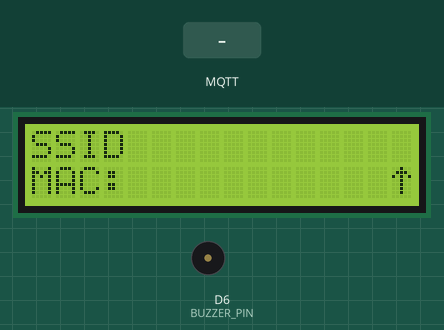
A sketch run on a simulated ESP8266 (NodeMCU). Shown: 16×2 character LCD, buzzer (waves = sounding, pin HIGH). The inputs (shaded band) are chosen by the test bench. WiFi joins after 1.5 s; servers stay silent unless stated; random numbers use the default seed unless the sketch sets one; no MQTT or app messages arrive unless stated; what the sketch prints to the serial monitor is not drawn.

Above: at 0.2 s.
At 1.2 s:
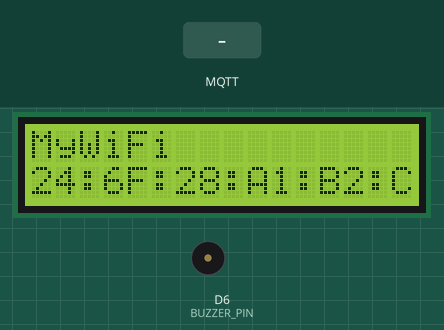
At 3.4 s:
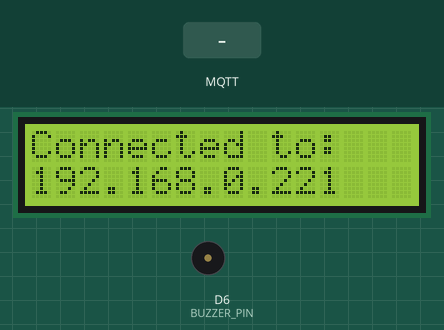
3.5 s: MQTT message "1" arrives on the first subscribed topic
Timing chart, 0 to 6.5 s (numbered marks = the images above; inputs shaded):
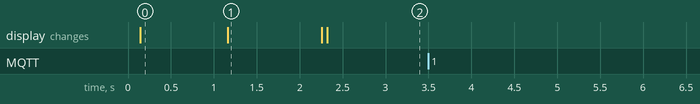

The sketch:

sauna_display.ino
```cpp
/*
 * Adapted from: https://github.com/garo/cottage-iot-files/blob/master/lcd-display.ino
 */

#include <ESP8266WiFi.h>
#include <LiquidCrystal_I2C.h>
#include <PubSubClient.h>
#include <math.h>

#include "settings.h"

#define BUZZER_PIN D6

LiquidCrystal_I2C lcd(0x3F, 16, 2);

byte up_arrow[8] = {
  B00100,
  B01110,
  B10101,
  B00100,
  B00100,
  B00100,
  B00100,
  B00000,
};

byte down_arrow[8] = {
  B00100,
  B00100,
  B00100,
  B00100,
  B10101,
  B01110,
  B00100,
  B00000,
};

byte degree_symbol[] = {
  B00110,
  B01001,
  B01001,
  B00110,
  B00000,
  B00000,
  B00000,
  B00000,
};

// Defined in settings.h
const char* ssid = WIFI_SSID;
const char* password = WIFI_PASSWORD;
const char* mqtt_server = MQTT_SERVER;
const int mqtt_port = MQTT_PORT;

byte beeps = 0;
byte rolling_pos = 0;
const char rolling[] = "|/-\\";

String path = "koti/displays/";
unsigned long last_message_time = 0;

WiFiClient espClient;
PubSubClient client(espClient);

/**
 * Play a pattern of alternating beeps and pauses.
 * Example: 20 200 20 200 20
 */
void beep(char *pattern) {
  char *token;
  int state = 0;

  for (token = strtok(pattern, " "); token != NULL; token = strtok(NULL, " ")) {
    int value = atoi(token);
    // Prevent overly long delays
    if (value > 3000) value = 3000;

    state ^= 1;

    digitalWrite(BUZZER_PIN, state ? HIGH : LOW);
    delay(value);
  }
  digitalWrite(BUZZER_PIN, LOW);
}

void callback(char* topic, byte* payload, unsigned int length) {
  Serial.print("Message arrived [");
  Serial.print(topic);
  Serial.print("] ");
  String str("                    ");
  for (int i = 0; i < length; i++) {
    Serial.print((char)payload[i]);
    str[i] = (char)payload[i];
  }
  Serial.println();

  String subpath(topic);
  subpath = subpath.substring(path.length() - 1);
  Serial.println("subpath: " + subpath);

  if (subpath != 0 && subpath.equals("backlight")) {
    if ((char)payload[0] == '1') {
      lcd.backlight();
    } else if ((char)payload[0] == '0') {
      lcd.noBacklight();
    }
  }


  if (subpath != 0 && subpath.equals("r0")) {
    last_message_time = millis();
    lcd.setCursor(0, 0);
    lcd.print(str);
  }

  if (subpath != 0 && subpath.equals("r1")) {
    last_message_time = millis();
    lcd.setCursor(0, 1);
    lcd.print(str);
  }

  if (subpath != 0 && subpath.equals("r2")) {
    last_message_time = millis();
    lcd.setCursor(0, 2);
    lcd.print(str);
  }

  if (subpath != 0 && subpath.equals("r3")) {
    last_message_time = millis();
    lcd.setCursor(0, 3);
    lcd.print(str);
  }

  if (subpath != 0 && subpath.equals("clear")) {
    last_message_time = millis();
    lcd.clear();
  }

  if (subpath != 0 && subpath.equals("beep")) {
    last_message_time = millis();
    beep((char *)payload);
  }

}

void reconnect() {
  // Loop until we're reconnected

  while (!client.connected()) {
    // Create a random client ID
    String clientId = "ESP8266Client-";
    clientId += String(random(0xffff), HEX);

    Serial.printf("Attempting MQTT connection to %s:%d from my ip\n", mqtt_server, mqtt_port);
    Serial.println(WiFi.localIP());
    lcd.setCursor(0, 0);
    lcd.print("Connecting MQTT:");
    lcd.setCursor(0, 1);
    lcd.print("                ");
    lcd.setCursor(0, 1);
    lcd.print(mqtt_server);
    /*
    lcd.print("as client:      ");
    lcd.setCursor(0, 3);
    lcd.print("                ");
    lcd.setCursor(0, 3);
    lcd.print(clientId);
    */
    // Attempt to connect
    if (client.connect(clientId.c_str())) {
      Serial.println("connected");
     lcd.setCursor(0, 0);
     lcd.print("Connected to:   ");

      // Once connected, publish an announcement...
      client.publish("nest/new_displays", path.c_str());
      // ... and resubscribe
      client.subscribe(path.c_str());
      Serial.println("Subscribed to " + path);
    } else {
      Serial.print("failed, rc=");
      Serial.print(client.state());
      Serial.println(" try again in 5 seconds");
      lcd.setCursor(0, 0);
      lcd.print("failed          ");
      lcd.setCursor(0, 1);
      lcd.print("                ");
      lcd.setCursor(0, 1);
      lcd.print(client.state());

      // Wait 5 seconds before retrying
      delay(5000);
    }
  }
}


void setup() {
  Serial.begin(115200);
  Serial.setDebugOutput(true);
  delay(10);
  Serial.println("Setup( )");

  pinMode(BUZZER_PIN, OUTPUT);
  digitalWrite(BUZZER_PIN, LOW);

  byte count = 0;

  Wire.begin();
  for (byte i = 1; i < 120; i++)
  {
    Wire.beginTransmission (i);
    if (Wire.endTransmission () == 0)
      {
      Serial.print ("Found address: ");
      Serial.print (i, DEC);
      Serial.print (" (0x");
      Serial.print (i, HEX);
      Serial.println (")");
      count++;
      delay (1);  // maybe unneeded?
      } // end of good response
  } // end of for loop
  Serial.println ("Done.");
  Serial.print ("Found ");
  Serial.print (count, DEC);
  Serial.println (" device(s).");


  lcd.init();   // initializing the LCD
  lcd.createChar(1, up_arrow);
  lcd.createChar(2, down_arrow);
  lcd.createChar(3, degree_symbol);
  lcd.backlight(); // Enable or Turn On the backlight
  lcd.setCursor(0, 0);
  lcd.print("SSID           \0");
  lcd.setCursor(0, 1);
  lcd.print("MAC:           \1");

  WiFi.hostname("SaunaDisplay");
  WiFi.setPhyMode(WIFI_PHY_MODE_11N);
  WiFi.persistent(false);
  WiFi.setOutputPower(15.0);
  WiFi.begin(ssid, password);

  delay(1000);
  lcd.setCursor(0, 0);
  lcd.print(ssid);
  lcd.setCursor(0, 1);
  lcd.print(WiFi.macAddress());
  Serial.println("LCD started");

  byte i = 0;
  while (WiFi.status() != WL_CONNECTED) {
    delay(1000);
    i++;
    Serial.printf("Trying to connect to %s with pass %s\n", ssid, password);
    lcd.setCursor(15, 0);
    lcd.print(rolling[rolling_pos++]);
    if (rolling_pos >= sizeof(rolling)-2) {
      rolling_pos = 0;
    }
    if (i > 10) {
      Serial.println("Resetting wifi");
      WiFi.mode(WIFI_OFF);   // this is a temporary line, to be removed after SDK update to 1.5.4
      WiFi.mode(WIFI_STA);
      WiFi.begin(ssid, password);
      i = 0;
      Serial.println("wifi reset done.");

    }

  }
  lcd.setCursor(15, 0);
  lcd.print(" ");

  Serial.print(F("My IP is: "));
  Serial.println(WiFi.localIP());
  lcd.setCursor(0,0);
  lcd.print("Connected. IP:  ");
  lcd.setCursor(0,1);
  lcd.print("                ");
  lcd.setCursor(0,1);
  lcd.print(WiFi.localIP());
  path += WiFi.macAddress() + "/#";
  randomSeed(micros());
  client.setServer(mqtt_server, mqtt_port);
  client.setCallback(callback);

  last_message_time = millis();
}

// the loop function runs over and over again forever
void loop() {
  if (!client.connected()) {
    reconnect();
  }
  client.loop();

  if (beeps > 0) {
    beeps--;
    digitalWrite(BUZZER_PIN, HIGH);
    delay(100);
    digitalWrite(BUZZER_PIN, LOW);
    client.loop();
    delay(100);
  }

  if (last_message_time + 120 * 1000 < millis()) {
    lcd.setCursor(0, 0);
    lcd.print("no data         ");
    lcd.setCursor(0, 1);
    lcd.print("                ");
  }
}
```

sample_settings.h
```cpp
#define WIFI_SSID "MyWiFi"
#define WIFI_PASSWORD "password"
#define MQTT_SERVER "192.168.0.221"
#define MQTT_PORT 1883
#define MQTT_TOPIC "home/displays/"
```

Measured:
- after the input at 3.5 s, every drawn part: stays the same
- what the display in image 0 shows lasts 1.1 s, from 0.1 s to 1.2 s
- what the display in image 1 shows lasts 1.1 s, from 1.2 s to 2.3 s
